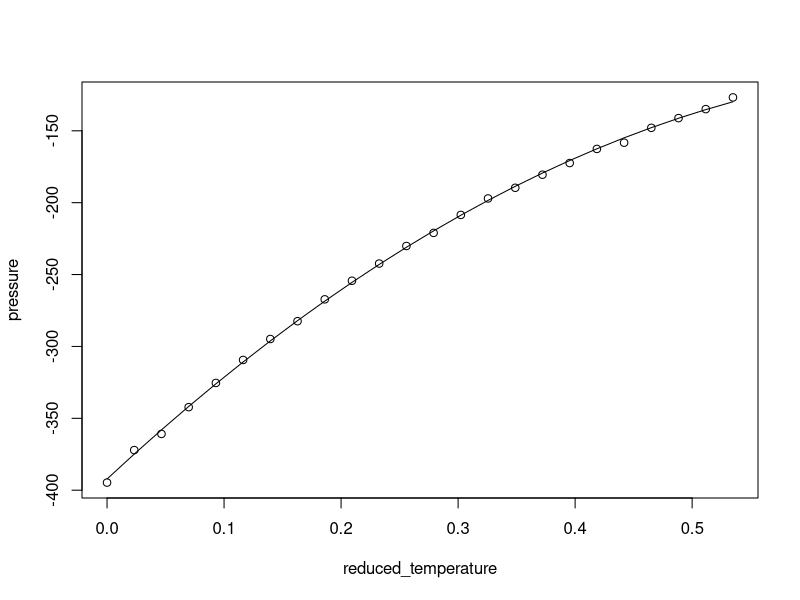
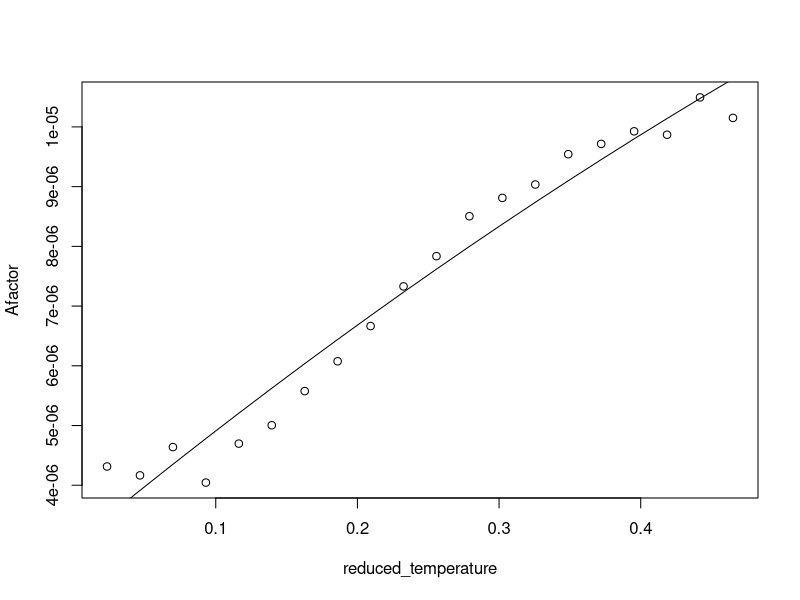

Write R code to recreate these figures, in order.
## ---- chunk 1
knitr::opts_chunk$set(echo = TRUE)
## ---- chunk 2
rm(list=ls())
data <- read.table('../src/Data/PTspinodal.txt',header=T)
attach(data)
lmA1=lm(pressure~poly(reduced_temperature,1))
lmA2=lm(pressure~poly(reduced_temperature,2))
lmA3=lm(pressure~poly(reduced_temperature,3))
lmA4=lm(pressure~poly(reduced_temperature,4))
anova(lmA1,lmA2)
anova(lmA2,lmA3)
anova(lmA3,lmA4)
plot(reduced_temperature,pressure)
lines(reduced_temperature,fitted(lmA2))
## ---- chunk 3
rm(list=ls())
data <- read.table('../src/Data/ATspinodal.txt',header=T)
data <- data[2:21,]
class(data)
attach(data)
lmA1=lm(Afactor~poly(reduced_temperature,1))
lmA2=lm(Afactor~poly(reduced_temperature,2))
lmA3=lm(Afactor~poly(reduced_temperature,3))
lmA4=lm(Afactor~poly(reduced_temperature,4))
lmA5=lm(Afactor~poly(reduced_temperature,5))
anova(lmA1,lmA2)
anova(lmA2,lmA3)
anova(lmA2,lmA4)
anova(lmA3,lmA4)
anova(lmA4,lmA5)
plot(reduced_temperature,Afactor)
lines(reduced_temperature,fitted(lmA2))
